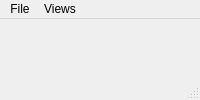
<?xml version="1.0" encoding="UTF-8"?>
<ui version="4.0">
 <class>MainWindow</class>
 <widget class="QMainWindow" name="MainWindow">
  <property name="windowTitle">
   <string>MainWindow</string>
  </property>
  <widget class="QWidget" name="centralwidget">
   <widget class="PlotWidget" name="plotwidget" native="true">
    <property name="geometry">
     <rect>
      <x>-1</x>
      <y>9</y>
      <width>801</width>
      <height>801</height>
     </rect>
    </property>
   </widget>
   <widget class="QSlider" name="horizontalSlider">
    <property name="geometry">
     <rect>
      <x>940</x>
      <y>80</y>
      <width>331</width>
      <height>22</height>
     </rect>
    </property>
    <property name="maximum">
     <number>100</number>
    </property>
    <property name="orientation">
     <enum>Qt::Horizontal</enum>
    </property>
    <property name="invertedAppearance">
     <bool>false</bool>
    </property>
   </widget>
   <widget class="QSlider" name="horizontalSlider_2">
    <property name="geometry">
     <rect>
      <x>940</x>
      <y>130</y>
      <width>331</width>
      <height>22</height>
     </rect>
    </property>
    <property name="maximum">
     <number>100</number>
    </property>
    <property name="orientation">
     <enum>Qt::Horizontal</enum>
    </property>
    <property name="invertedAppearance">
     <bool>false</bool>
    </property>
   </widget>
   <widget class="QSlider" name="horizontalSlider_3">
    <property name="geometry">
     <rect>
      <x>940</x>
      <y>180</y>
      <width>331</width>
      <height>22</height>
     </rect>
    </property>
    <property name="maximum">
     <number>100</number>
    </property>
    <property name="orientation">
     <enum>Qt::Horizontal</enum>
    </property>
    <property name="invertedAppearance">
     <bool>false</bool>
    </property>
   </widget>
   <widget class="QSlider" name="horizontalSlider_4">
    <property name="geometry">
     <rect>
      <x>940</x>
      <y>230</y>
      <width>331</width>
      <height>22</height>
     </rect>
    </property>
    <property name="maximum">
     <number>100</number>
    </property>
    <property name="orientation">
     <enum>Qt::Horizontal</enum>
    </property>
    <property name="invertedAppearance">
     <bool>false</bool>
    </property>
   </widget>
   <widget class="QCheckBox" name="checkBox">
    <property name="geometry">
     <rect>
      <x>830</x>
      <y>80</y>
      <width>91</width>
      <height>17</height>
     </rect>
    </property>
    <property name="text">
     <string>Perturbation1</string>
    </property>
    <property name="tristate">
     <bool>false</bool>
    </property>
   </widget>
   <widget class="QCheckBox" name="checkBox_2">
    <property name="geometry">
     <rect>
      <x>830</x>
      <y>130</y>
      <width>91</width>
      <height>17</height>
     </rect>
    </property>
    <property name="text">
     <string>Perturbation2</string>
    </property>
   </widget>
   <widget class="QCheckBox" name="checkBox_3">
    <property name="geometry">
     <rect>
      <x>830</x>
      <y>180</y>
      <width>91</width>
      <height>17</height>
     </rect>
    </property>
    <property name="text">
     <string>Perturbation3</string>
    </property>
   </widget>
   <widget class="QCheckBox" name="checkBox_4">
    <property name="geometry">
     <rect>
      <x>830</x>
      <y>230</y>
      <width>91</width>
      <height>17</height>
     </rect>
    </property>
    <property name="text">
     <string>Perturbation4</string>
    </property>
   </widget>
   <widget class="QPushButton" name="pushButton">
    <property name="geometry">
     <rect>
      <x>830</x>
      <y>300</y>
      <width>151</width>
      <height>51</height>
     </rect>
    </property>
    <property name="text">
     <string>Randomize selected</string>
    </property>
   </widget>
   <widget class="QPushButton" name="pushButton_2">
    <property name="geometry">
     <rect>
      <x>1000</x>
      <y>300</y>
      <width>111</width>
      <height>51</height>
     </rect>
    </property>
    <property name="text">
     <string>Reset</string>
    </property>
   </widget>
   <widget class="QLabel" name="label">
    <property name="geometry">
     <rect>
      <x>960</x>
      <y>30</y>
      <width>171</width>
      <height>21</height>
     </rect>
    </property>
    <property name="font">
     <font>
      <pointsize>14</pointsize>
     </font>
    </property>
    <property name="text">
     <string>Perturbation sliders</string>
    </property>
   </widget>
  </widget>
  <widget class="QMenuBar" name="menubar">
   <property name="geometry">
    <rect>
     <x>0</x>
     <y>0</y>
     <width>1285</width>
     <height>21</height>
    </rect>
   </property>
   <widget class="QMenu" name="menuFile">
    <property name="title">
     <string>File</string>
    </property>
    <addaction name="fileReset"/>
    <addaction name="fileSave"/>
   </widget>
   <widget class="QMenu" name="menuViews">
    <property name="title">
     <string>Views</string>
    </property>
    <addaction name="viewsBasic"/>
    <addaction name="viewsTrail"/>
    <addaction name="viewsHeatmap"/>
   </widget>
   <addaction name="menuFile"/>
   <addaction name="menuViews"/>
  </widget>
  <widget class="QStatusBar" name="statusbar"/>
  <action name="viewsBasic">
   <property name="text">
    <string>Basic interface</string>
   </property>
   <property name="shortcut">
    <string>Ctrl+1</string>
   </property>
  </action>
  <action name="viewsTrail">
   <property name="text">
    <string>Trail interface</string>
   </property>
   <property name="shortcut">
    <string>Ctrl+2</string>
   </property>
  </action>
  <action name="viewsHeatmap">
   <property name="text">
    <string>Heat map interface</string>
   </property>
   <property name="shortcut">
    <string>Ctrl+3</string>
   </property>
  </action>
  <action name="fileReset">
   <property name="text">
    <string>Reset</string>
   </property>
   <property name="shortcut">
    <string>Ctrl+R</string>
   </property>
  </action>
  <action name="fileSave">
   <property name="text">
    <string>Save</string>
   </property>
   <property name="shortcut">
    <string>Ctrl+S</string>
   </property>
  </action>
 </widget>
 <customwidgets>
  <customwidget>
   <class>PlotWidget</class>
   <extends>QWidget</extends>
   <header>pyqtgraph</header>
   <container>1</container>
  </customwidget>
 </customwidgets>
 <resources/>
 <connections/>
</ui>
